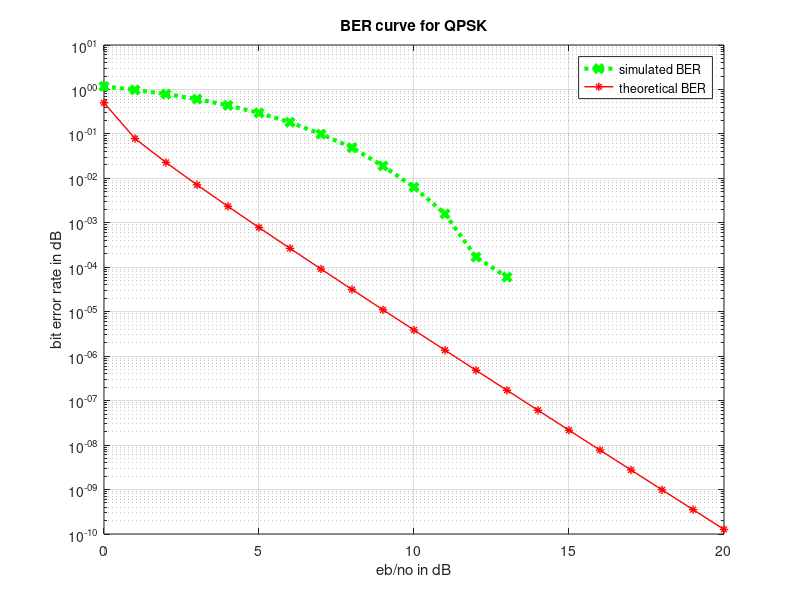

Recreate this plot in MATLAB. (Note: this script raises an error after producing the figure.)
clc;
clear all;
close all;
 
m=4;
n=10^5;
xr=randi([0 m-1],m,n);
ebno=[0:20];
 
for i=1:length(ebno);
    xm=pskmod(xr,m,0);
    yo=awgn(xm,ebno(i));
    xdm=pskdemod(yo,m);
    err(i)=symerr(xr,xdm);
end
 
ber=err/n;
grid on;
semilogy(ebno,ber,':gx',...
    'linewidth',3);
 
hold on;
 
thber=1/2.*erfc(sqrt(ebno));
grid on;
semilogy(ebno,thber,'-r*',...
    'linewidth',1);
 
legend('simulated BER','theoretical BER');

xlabel('eb/no in dB');
ylabel('bit error rate in dB');

title('BER curve for QPSK');

axis([0 14 1 0.0000001]);
